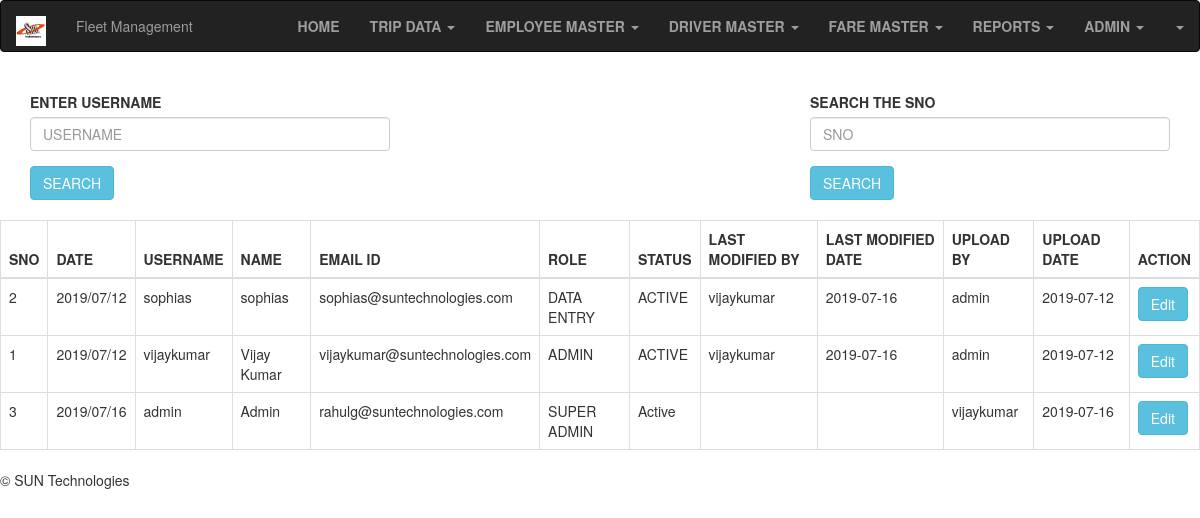
Page /ShowAdmin.php on the committed database.
### tables this page shows
CREATE TABLE IF NOT EXISTS `addadmin` (
  `SNO` int(40) DEFAULT NULL,
  `Date` varchar(40) DEFAULT NULL,
  `Username` varchar(40) NOT NULL,
  `Password` varchar(40) NOT NULL,
  `Name` varchar(40) NOT NULL,
  `Email` varchar(40) DEFAULT NULL,
  `Role` varchar(40) DEFAULT NULL,
  `Status` varchar(40) NOT NULL,
  `LastModify` varchar(40) DEFAULT NULL,
  `LastModifyDate` date DEFAULT NULL,
  `UploadBy` varchar(40) DEFAULT NULL,
  `UploadDate` date DEFAULT NULL,
  UNIQUE KEY `Username` (`Username`)
);

### ShowAdmin.php (the view, shortened to what this page needs)
<!DOCTYPE html>
<html lang="en">
<head>
  <link rel="stylesheet" href="https://maxcdn.bootstrapcdn.com/bootstrap/3.4.0/css/bootstrap.min.css">
</head>
<body>
<?php
include("Header.php");
?>
<div class="container">
<div class="row">
<div class="col-md-4">
 					<form role="form" method="post" action="ShowAdmin1.php">
						<fieldset>
						<label>ENTER USERNAME </label>
						<div class="form-group">
								<input type="text" name="EmployeeID" id="EmployeeID" class="form-control input-md" placeholder="USERNAME">
						</div>
							<input type="submit" name="Search" class="btn btn-info" value="SEARCH">
						</fieldset>
					</form>
</div>
<div class="col-md-4">
				</div>
				<div class="col-md-4">
				<form role="form" method="post" action="ShowAdmin1.php">
						<fieldset>
				<label>SEARCH THE SNO </label>
						<div class="form-group">
								<input type="text" name="SNO" id="SNO" class="form-control input-md" placeholder="SNO">
						</div>
							<input type="submit" name="SearchS" class="btn btn-info" value="SEARCH">
							</fieldset>
					</form>
				</div>
</div>
</div>
<?php
			require_once 'Config.php';
			$result=$mysqli->query("SELECT * FROM addadmin") or die($mysqli->error);
				?>
				<br>
				<div class="container-fluid">
				<div class="row justify-content-center">
				<table class="table table-bordered table-hover">
				<thead class="thead-light">
				<tr>
		<th>SNO</th>
		<th>DATE</th>
		<th>USERNAME</th>
		<th>NAME</th>
		<th>EMAIL ID</th>
		<th>ROLE</th>
		<th>STATUS</th>
		<th>LAST MODIFIED BY</th>
		<th>LAST MODIFIED DATE</th>
		<th>UPLOAD BY</th>
		<th>UPLOAD DATE</th>
		<th colspan='2' >ACTION</th>
		</tr>
				</thead>
				<?php
				while ($row =$result->fetch_assoc()): ?>
				<tr>
				<td><?php echo $row['SNO']; ?></td>
				<td><?php echo $row['Date']; ?></td>
				<td><?php echo $row['Username']; ?></td>
				<td><?php echo $row['Name']; ?></td>
				<td><?php echo $row['Email']; ?></td>
				<td><?php echo $row['Role']; ?></td>
				<td><?php echo $row['Status']; ?></td>
				<td><?php echo $row['LastModify']; ?></td>
				<td><?php echo $row['LastModifyDate']; ?></td>
				<td><?php echo $row['UploadBy']; ?></td>
				<td><?php echo $row['UploadDate']; ?></td>
				<td>
				<a href="ModifyAdmin.php?edit=<?php echo $row['Username']; ?> "
					class="btn btn-info">Edit</a>
				</tr>
				<?php endwhile; ?>
				</table>
				</div>
				</div>
</body>
<?php
include("Footer.php");
?>
</html>

### rows in the picture
addadmin: SNO "2", Date "2019/07/12", Username "sophias", Name "sophias", Email "sophias@suntechnologies.com", Role "DATA ENTRY", Status "ACTIVE", LastModify "vijaykumar", LastModifyDate "2019-07-16", UploadBy "admin", UploadDate "2019-07-12"
addadmin: SNO "1", Date "2019/07/12", Username "vijaykumar", Name "Vijay Kumar", Email "vijaykumar@suntechnologies.com", Role "ADMIN", Status "ACTIVE", LastModify "vijaykumar", LastModifyDate "2019-07-16", UploadBy "admin", UploadDate "2019-07-12"
addadmin: SNO "3", Date "2019/07/16", Username "admin", Name "Admin", Email "rahulg@suntechnologies.com", Role "SUPER ADMIN", Status "Active", UploadBy "vijaykumar", UploadDate "2019-07-16"
